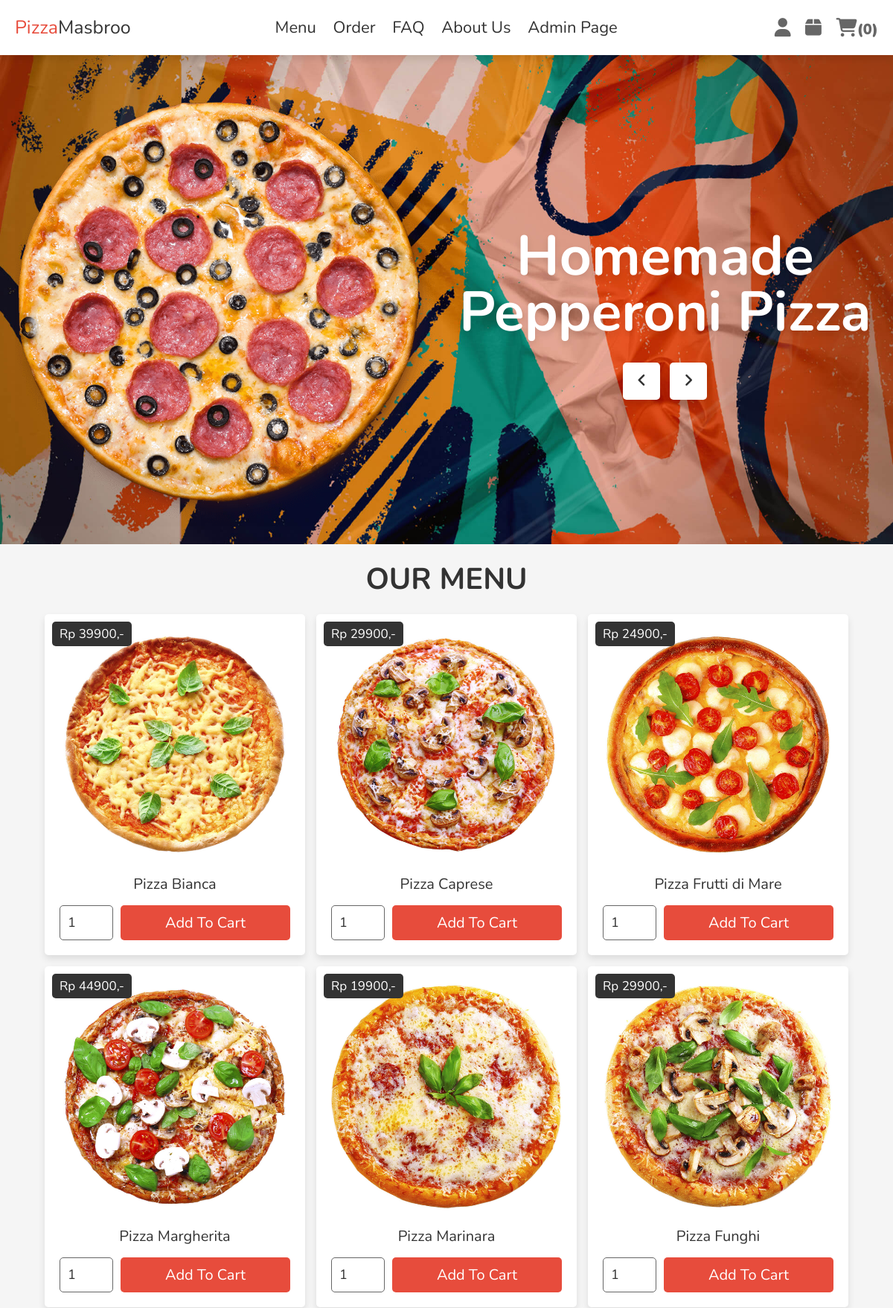
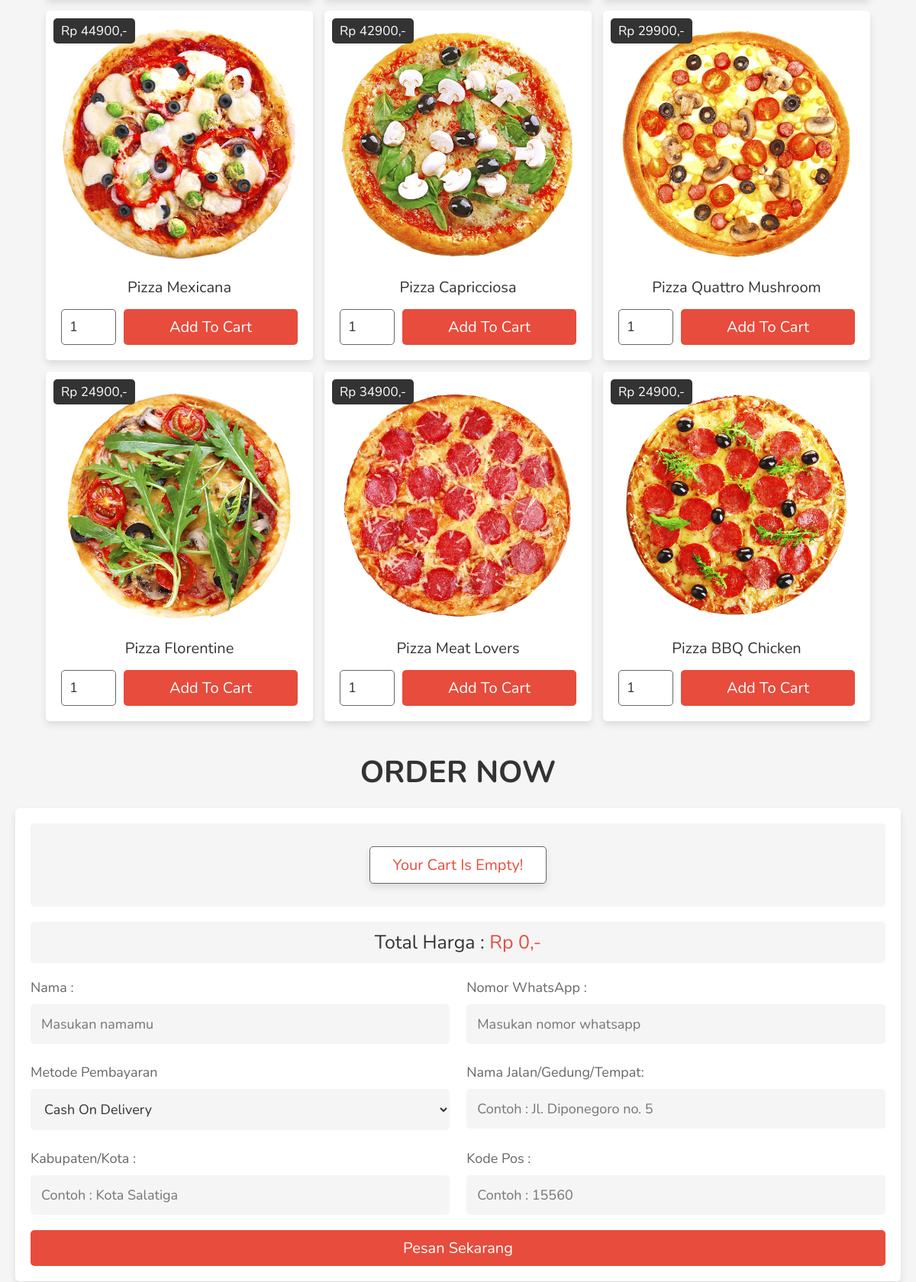
The app's page /index.php (signed in, upper part) with its own data (2 pictures, top to bottom).
### tables this page shows
CREATE TABLE `products` (
  `id` int(100) NOT NULL,
  `name` varchar(100) NOT NULL,
  `price` int(10) NOT NULL,
  `image` varchar(100) NOT NULL
);

### index.php (the view, shortened to what this page needs)
<?php
include 'config.php';
if(isset($_SESSION['user_id'])){
   $user_id = $_SESSION['user_id'];
}else{
   $user_id = '';
};
?>
<!DOCTYPE html>
<html lang="en">
<head>
   <link rel="stylesheet" href="https://cdnjs.cloudflare.com/ajax/libs/font-awesome/6.1.1/css/all.min.css">
   <link rel="stylesheet" href="css/style.css">
</head>
<body>
<header class="header">
   <section class="flex">
      <a href="#home" class="logo"><span>Pizza</span>Masbroo</a>
      <nav class="navbar">
         <a href="#menu">Menu</a>
         <a href="#order">Order</a>
         <a href="#faq">FAQ</a>
         <a href="#about">About Us</a>
         <a href="admin_page.php">Admin Page</a>
      </nav>
      <div class="icons">
         <div id="user-btn" class="fas fa-user"></div>
         <div id="order-btn" class="fas fa-box"></div>
         <?php
            $count_cart_items = $conn->prepare("SELECT * FROM `cart` WHERE user_id = ?");
            $count_cart_items->execute([$user_id]);
            $total_cart_items = $count_cart_items->rowCount();
         ?>
         <div id="cart-btn" class="fas fa-shopping-cart"><span>(<?= $total_cart_items; ?>)</span></div>
      </div>
   </section>
</header>
<div class="home-bg">
   <section class="home" id="home">
      <div class="slide-container">
         <div class="slide active">
            <div class="image">
               <img src="images/home-img-1.png" alt="">
            </div>
            <div class="content">
               <h3>homemade Pepperoni Pizza</h3>
               <div class="fas fa-angle-left" onclick="prev()"></div>
               <div class="fas fa-angle-right" onclick="next()"></div>
            </div>
         </div>
      </div>
   </section>
</div>
<section id="menu" class="menu">
   <h1 class="heading">our menu</h1>
   <div class="box-container">
      <?php
         $select_products = $conn->prepare("SELECT * FROM `products`");
         $select_products->execute();
         if($select_products->rowCount() > 0){
            while($fetch_products = $select_products->fetch(PDO::FETCH_ASSOC)){
      ?>
      <div class="box">
         <div class="price">Rp <?= $fetch_products['price'] ?>,-</div>
         <img src="uploaded_img/<?= $fetch_products['image'] ?>" alt="">
         <div class="name"><?= $fetch_products['name'] ?></div>
         <form action="" method="post">
            <input type="number" name="qty" class="qty" min="1" max="99" onkeypress="if(this.value.length == 2) return false;" value="1">
            <input type="submit" class="btn" name="add_to_cart" value="add to cart">
         </form>
      </div>
      <?php
         }
      }else{
         echo '<p class="empty">no products added yet!</p>';
      }
      ?>
   </div>
</section>
<section class="order" id="order">
   <h1 class="heading">order now</h1>
   <form action="" method="post">
   <div class="display-orders">
   <?php
         $grand_total = 0;
         $cart_item[] = '';
         $select_cart = $conn->prepare("SELECT * FROM `cart` WHERE user_id = ?");
         $select_cart->execute([$user_id]);
         if($select_cart->rowCount() > 0){
            while($fetch_cart = $select_cart->fetch(PDO::FETCH_ASSOC)){
              $sub_total = ($fetch_cart['price'] * $fetch_cart['quantity']);
              $grand_total += $sub_total;
              $cart_item[] = $fetch_cart['name'].' ( '.$fetch_cart['price'].' x '.$fetch_cart['quantity'].' ) - ';
              $total_products = implode($cart_item);
              echo '<p>'.$fetch_cart['name'].' <span>('.$fetch_cart['price'].' x '.$fetch_cart['quantity'].')</span></p>';
            }
         }else{
            echo '<p class="empty"><span>your cart is empty!</span></p>';
         }
      ?>
   </div>
      <div class="grand-total"> Total Harga : <span>Rp <?= $grand_total; ?>,-</span></div>
      <div class="flex">
         <div class="inputBox">
            <span>Nama :</span>
            <input type="text" name="name" pattern="[A-Za-z\s]+" class="box" required placeholder="Masukan namamu" maxlength="20"
               title="Masukan format yang tepat, hanya huruf dan spasi yang diizinkan">
         </div>
         <div class="inputBox">
            <span>Nomor WhatsApp :</span>
            <input type="number" name="number" class="box" required placeholder="Masukan nomor whatsapp" min="0" max="9999999999" onkeypress="if(this.value.length == 10) return false;">
         </div>
         <div class="inputBox">
            <span>Metode Pembayaran</span>
            <select name="method" class="box">
               <option value="cash on delivery">Cash On Delivery</option>
            </select>
         </div>
         <div class="inputBox">
            <span>Nama Jalan/Gedung/Tempat:</span>
            <input type="text" name="flat" class="box" required placeholder="Contoh : Jl. Diponegoro no. 5" maxlength="50">
         </div>
         <div class="inputBox">
            <span>Kabupaten/Kota :</span>
            <input type="text" name="street" pattern="[A-Za-z\s]+" class="box" required placeholder="Contoh : Kota Salatiga" maxlength="50"
               title="Masukan format yang tepat, hanya huruf dan spasi yang diizinkan">
         </div>
         <div class="inputBox">
            <span>Kode Pos :</span>
            <input type="number" name="pin_code" class="box" required placeholder="Contoh : 15560" min="0" max="99999" onkeypress="if(this.value.length == 6) return false;">
         </div>
      </div>
      <input type="submit" value="Pesan Sekarang" class="btn" name="order">
   </form>
</section>
</body>
</html>

### records on screen
products: price "39900", image (picture), name "Pizza Bianca"
products: price "29900", image (picture), name "Pizza Caprese"
products: price "24900", image (picture), name "Pizza Frutti di Mare"
products: price "44900", image (picture), name "Pizza Margherita"
products: price "19900", image (picture), name "Pizza Marinara"
products: price "29900", image (picture), name "Pizza Funghi"
products: price "44900", image (picture), name "Pizza Mexicana"
products: price "42900", image (picture), name "Pizza Capricciosa"
products: price "29900", image (picture), name "Pizza Quattro Mushroom"
products: price "24900", image (picture), name "Pizza Florentine"
products: price "34900", image (picture), name "Pizza Meat Lovers"
products: price "24900", image (picture), name "Pizza BBQ Chicken"

### other values on screen
$total_cart_items "0"
$grand_total "0"
